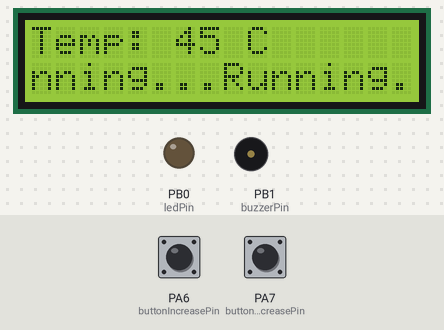
Bench run of a program on a simulated STM32 Blue Pill. On the bench: 16×2 character LCD, output pins drawn as LEDs (lit = HIGH), buzzer (waves = sounding, pin HIGH). The test bench sets the inputs (shaded band); at power-on: PA6 (buttonIncreasePin) HIGH, PA7 (buttonDecreasePin) HIGH.

Above: at 1.2 s.
1.3 s: PA6 (buttonIncreasePin) pulled LOW for 0.15 s
At 1.9 s:
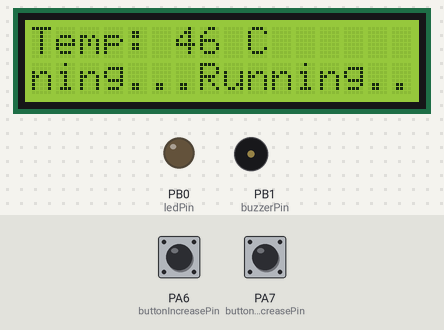
4.4 s: PA7 (buttonDecreasePin) pulled LOW for 0.15 s
At 4.9 s:
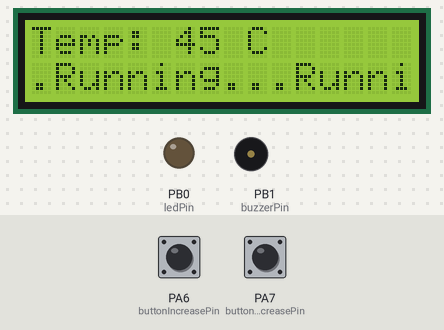
7.5 s: PA6 (buttonIncreasePin) pulled LOW for 1 s
At 8.0 s:
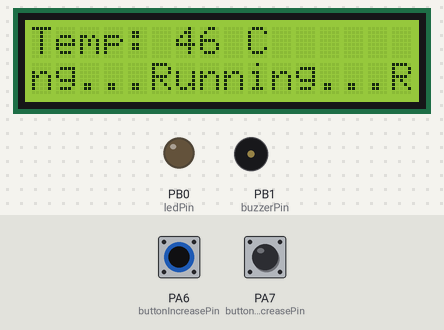
11.1 s: PA7 (buttonDecreasePin) pulled LOW for 1 s
At 12.5 s:
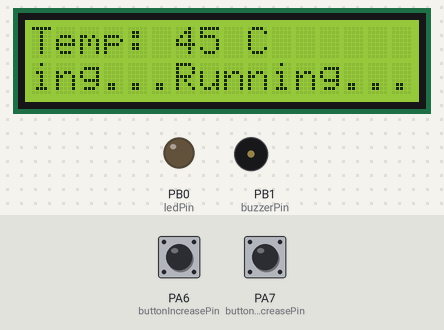
Timing chart, 0 to 14.1 s (numbered marks = the images above; inputs shaded):
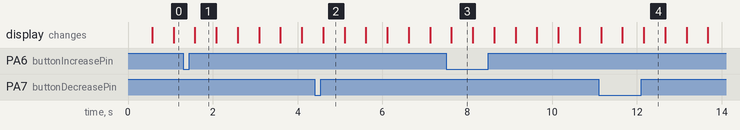

Measured:
- what the display in image 1 shows lasts 0.5 s, from 1.6 s to 2.1 s

The program:

main.cpp
```cpp
#include <Arduino.h>
#include <Wire.h>
#include <LiquidCrystal.h>

const int rs = PA0, en = PA1, d4 = PA2, d5 = PA3, d6 = PA4, d7 = PA5;
LiquidCrystal lcd(rs, en, d4, d5, d6, d7);

const int ledPin = PB0;
const int buzzerPin = PB1;
const int buttonIncreasePin = PA6;
const int buttonDecreasePin = PA7;

int temperature = 45;
String statusMessage = "Running...";
int messagePosition = 0;

void increaseTemperature() {
    temperature++;
}

void decreaseTemperature() {
    temperature--;
}

void setup() {
    lcd.begin(16, 2);

    pinMode(ledPin, OUTPUT);

    pinMode(buzzerPin, OUTPUT);

    pinMode(buttonIncreasePin, INPUT_PULLUP);

    pinMode(buttonDecreasePin, INPUT_PULLUP);

    attachInterrupt(digitalPinToInterrupt(buttonIncreasePin), increaseTemperature, FALLING);
    attachInterrupt(digitalPinToInterrupt(buttonDecreasePin), decreaseTemperature, FALLING);
}

void loop() {

    lcd.setCursor(0, 0);
    lcd.print("Temp: ");
    lcd.print(temperature);
    lcd.print(" C");

    lcd.setCursor(6, 0);
    lcd.print(temperature);
    lcd.print(" C");
    if (temperature > 50) {
        lcd.setCursor(0, 1);
        lcd.print("High Temp           ");
        digitalWrite(ledPin, HIGH);
        digitalWrite(buzzerPin, HIGH);
        delay(500);
        digitalWrite(ledPin, LOW);
        digitalWrite(buzzerPin, LOW);
        delay(500);
    } else {
        lcd.setCursor(0, 1);
        for (int i = 0; i < 16; i++) {
            int charIndex = (messagePosition + i) % statusMessage.length();
            lcd.print(statusMessage[charIndex]);
        }
        messagePosition++;
        if (messagePosition >= statusMessage.length()) {
            messagePosition = 0;
        }
        digitalWrite(ledPin, LOW);
        digitalWrite(buzzerPin, LOW);
    }
    delay(500);
}
```
